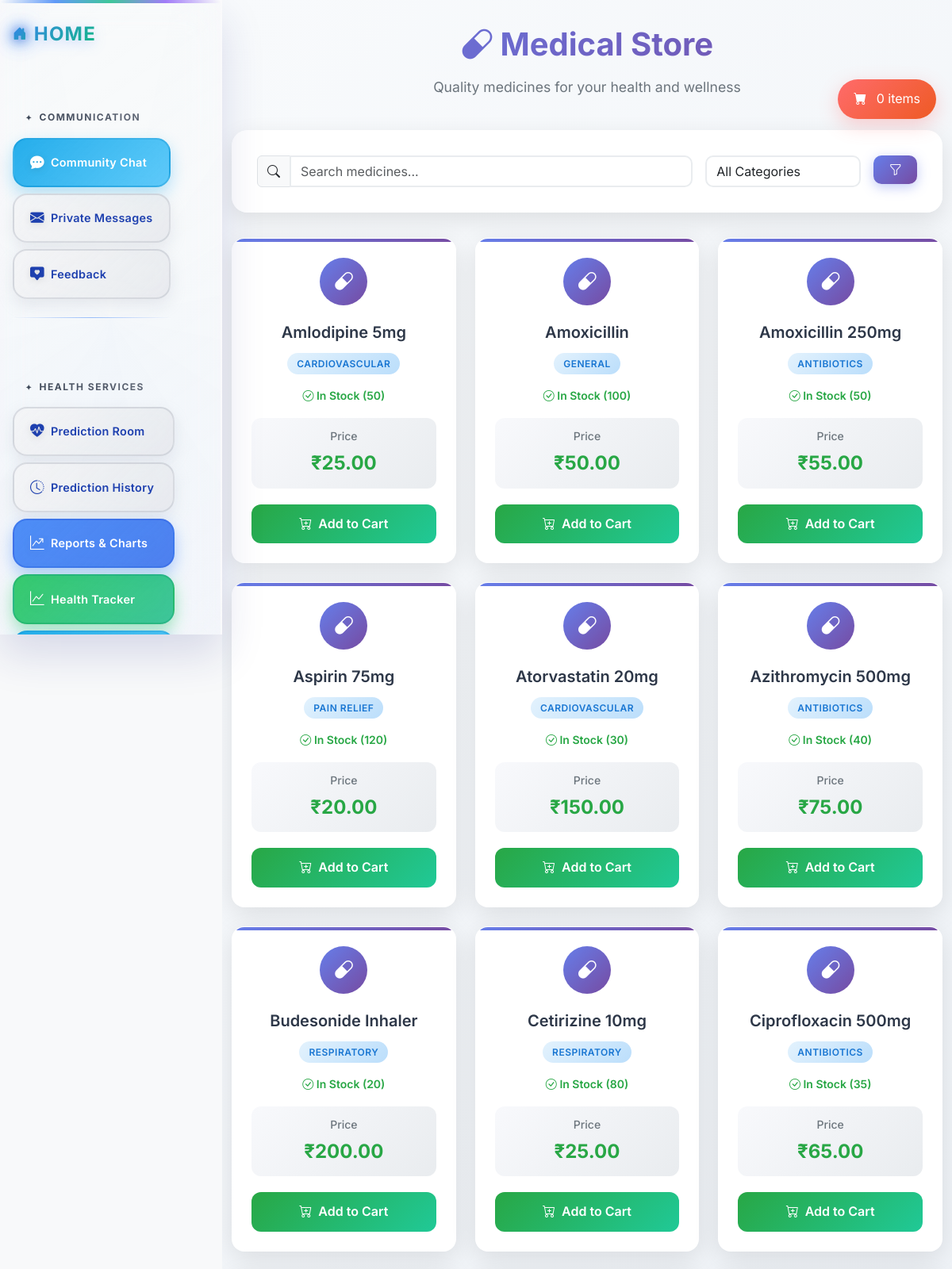
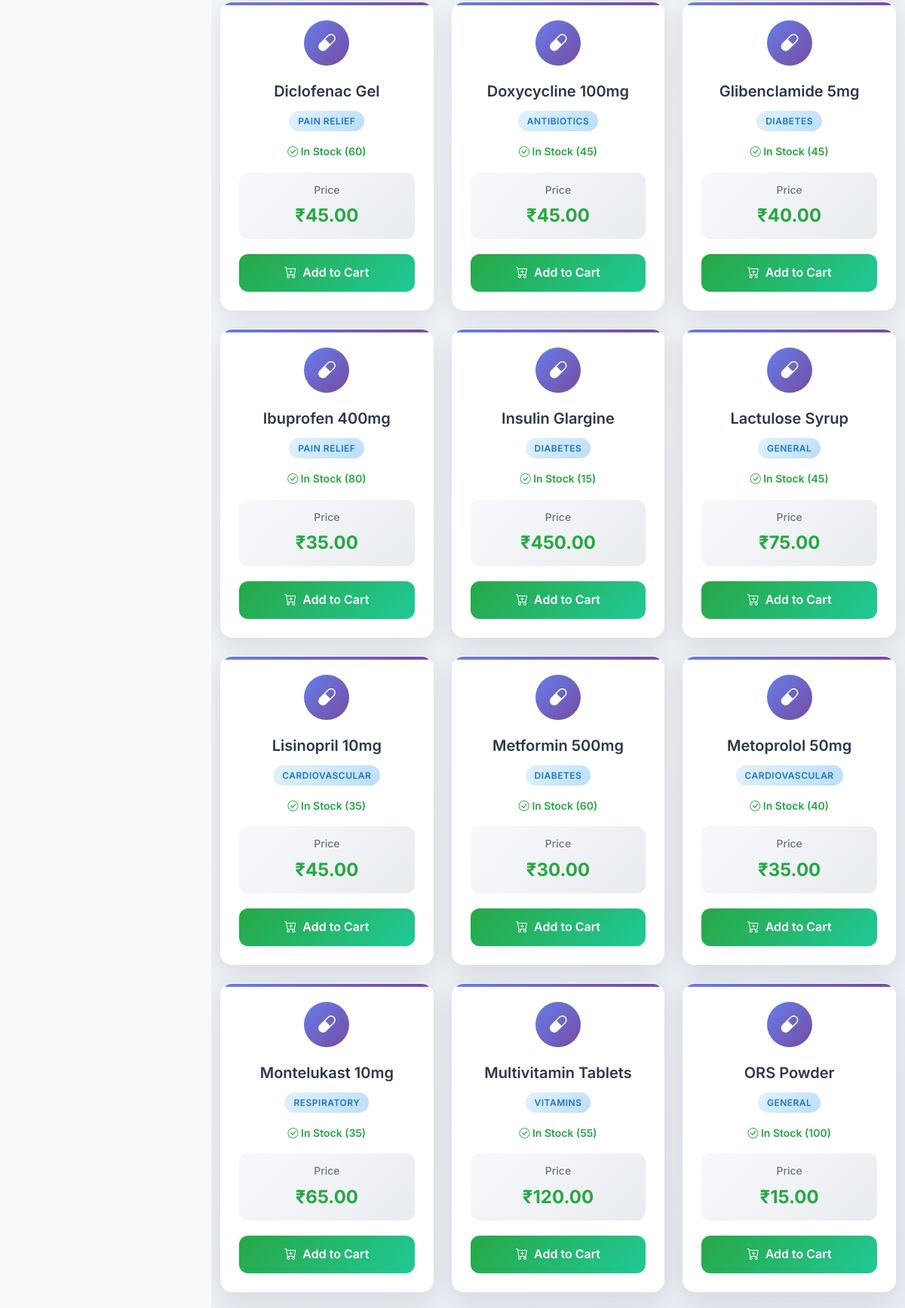
/store/medicines/ (signed in, upper part), run on the app's committed database (2 pictures, top to bottom).
### medical_store/models.py (models this page shows, shortened)
class Medicine(models.Model):
    name = models.CharField(max_length=200)
    price = models.DecimalField(max_digits=10, decimal_places=2)
    stock_quantity = models.PositiveIntegerField(default=100)
    category = models.CharField(max_length=100, default='General')
    manufacturer = models.CharField(max_length=200, blank=True, null=True)
    is_available = models.BooleanField(default=True)
    class Meta:
        ordering = ['name']

### medical_store/views.py (the view)
# urls.py: path("medicines/", views.medicine_list, name="medicine_list"),
@login_required
def medicine_list(request):
    search = request.GET.get('search', '')
    category = request.GET.get('category', '')
    medicines = Medicine.objects.filter(is_available=True)
    if search:
        medicines = medicines.filter(name__icontains=search)
    if category:
        medicines = medicines.filter(category=category)
    categories = Medicine.objects.values_list('category', flat=True).distinct()
    context = {
        'medicines': medicines,
        'search': search,
        'category': category,
        'categories': categories
    }
    return render(request, "medical_store/medicine_list.html", context)

### medical_store/templates/medical_store/medicine_list.html (shortened to what this page needs)
{% extends "base.html" %}
{% block content %}
<div class="medicine-store-container">
    <div class="container">
        <div class="section-header animate__animated animate__fadeInDown">
            <h2 class="section-title">
                <i class="bi bi-capsule"></i> Medical Store
            </h2>
            <p class="section-subtitle">Quality medicines for your health and wellness</p>
        </div>
        <div class="search-section animate__animated animate__fadeInUp">
            <form method="get" class="row g-3">
                <div class="col-md-8">
                    <div class="input-group">
                        <span class="input-group-text">
                            <i class="bi bi-search"></i>
                        </span>
                        <input type="text" name="search" class="form-control" placeholder="Search medicines..." value="{{ search }}">
                    </div>
                </div>
                <div class="col-md-3">
                    <select name="category" class="form-select">
                        <option value="">All Categories</option>
                    </select>
                </div>
                <div class="col-md-1">
                    <button type="submit" class="btn btn-primary w-100">
                        <i class="bi bi-funnel"></i>
                    </button>
                </div>
            </form>
        </div>
        <div class="row g-4">
            {% for medicine in medicines %}
            <div class="col-lg-4 col-md-6">
                <div class="medicine-card h-100 animate__animated animate__fadeInUp">
                    <div class="card-body d-flex flex-column justify-content-between p-4">
                        <div class="medicine-icon">
                            <i class="bi bi-capsule"></i>
                        </div>
                        <h5 class="medicine-name">{{ medicine.name }}</h5>
                        <div class="text-center">
                            <span class="medicine-category">{{ medicine.category }}</span>
                        </div>
                        <div class="stock-info">
                            {% if medicine.stock_quantity > 10 %}
                                <span class="stock-available">
                                    <i class="bi bi-check-circle"></i> In Stock ({{ medicine.stock_quantity }})
                                </span>
                            {% elif medicine.stock_quantity > 0 %}
                                <span class="stock-low">
                                    <i class="bi bi-exclamation-triangle"></i> Low Stock ({{ medicine.stock_quantity }})
                                </span>
                            {% else %}
                                <span class="stock-out">
                                    <i class="bi bi-x-circle"></i> Out of Stock
                                </span>
                            {% endif %}
                        </div>
                        <div class="price-container">
                            <div class="price-label">Price</div>
                            <div class="price-amount">₹{{ medicine.price }}</div>
                        </div>
                        <form method="post" action="{% url 'add_to_cart' medicine.id %}" class="add-to-cart-form">
                            <button type="submit" class="add-to-cart-btn"
                                    onclick="showAddToCartMessage('{{ medicine.name }}')">
                                <i class="bi bi-cart-plus"></i>
                                {% if medicine.stock_quantity == 0 %}
                                    Out of Stock
                                {% else %}
                                    Add to Cart
                                {% endif %}
                            </button>
                        </form>
                    </div>
                </div>
            </div>
            {% endfor %}
        </div>
    </div>
    <a href="{% url 'view_cart' %}" class="cart-badge text-decoration-none">
        <i class="bi bi-cart-fill me-2"></i>
        <span id="cart-count">0</span> items
    </a>
</div>
{% endblock %}

### templates/base.html (style rules this page uses)
:root { --bg-color: #f8f9fa; --text-color: #212529; --primary-gradient: linear-gradient(135deg, #667eea 0%, #764ba2 100%); --secondary-gradient: linear-gradient(135deg, #f093fb 0%, #f5576c 100%); --success-gradient: linear-gradient(135deg, #4facfe 0%, #00f2fe 100%); --warning-gradient: linear-gradient(135deg, #43e97b 0%, #38f9d7 100%); --danger-gradient: linear-gradient(135deg, #fa709a 0%, #fee140 100%); --card-shadow: 0 10px 30px rgba(0, 0, 0, 0.1); --card-shadow-hover: 0 20px 40px rgba(0, 0, 0, 0.15); --border-radius: 15px; --transition: all 0.3s cubic-bezier(0.4, 0, 0.2, 1); }
* { box-sizing: border-box; }
body { background: var(--bg-color); color: var(--text-color); transition: var(--transition); font-family: 'Inter', -apple-system, BlinkMacSystemFont, 'Segoe UI', sans-serif; line-height: 1.6; overflow-x: hidden; }
html { scroll-behavior: smooth; }
.btn { border-radius: 10px; font-weight: 500; transition: var(--transition); border: none; position: relative; overflow: hidden; }
.btn::before { content: ''; position: absolute; top: 0; left: -100%; width: 100%; height: 100%; background: linear-gradient(90deg, transparent, rgba(255,255,255,0.2), transparent); transition: left 0.5s; }
.btn-primary { background: var(--primary-gradient); box-shadow: 0 4px 15px rgba(102, 126, 234, 0.4); }
.form-control, .form-select { border-radius: 10px; border: 2px solid #e9ecef; transition: var(--transition); background: rgba(255, 255, 255, 0.9); }
body { margin: 0; padding: 0; position: relative; }

### medical_store/templates/medical_store/medicine_list.html (style rules this page uses)
.medicine-store-container { background: linear-gradient(135deg, #f8fafc 0%, #e2e8f0 100%); min-height: 100vh; padding: 2rem 0; }
.search-section { background: rgba(255, 255, 255, 0.95); backdrop-filter: blur(10px); border-radius: 20px; padding: 2rem; margin-bottom: 2rem; box-shadow: 0 10px 30px rgba(0, 0, 0, 0.1); }
.medicine-card { background: white; border-radius: 16px; box-shadow: 0 8px 32px rgba(0, 0, 0, 0.1); transition: all 0.3s cubic-bezier(0.4, 0, 0.2, 1); border: 1px solid rgba(255, 255, 255, 0.2); position: relative; overflow: hidden; height: 100%; }
.medicine-card::before { content: ''; position: absolute; top: 0; left: 0; right: 0; height: 4px; background: linear-gradient(90deg, #667eea 0%, #764ba2 100%); }
.medicine-icon { width: 60px; height: 60px; background: linear-gradient(135deg, #667eea 0%, #764ba2 100%); border-radius: 50%; display: flex; align-items: center; justify-content: center; margin: 0 auto 20px; color: white; font-size: 24px; }
.medicine-name { color: #2d3748; font-size: 1.25rem; font-weight: 600; margin-bottom: 12px; text-align: center; line-height: 1.4; }
.medicine-category { background: linear-gradient(135deg, #e3f2fd 0%, #bbdefb 100%); color: #1976d2; padding: 0.25rem 0.75rem; border-radius: 20px; font-size: 0.75rem; font-weight: 600; text-transform: uppercase; letter-spacing: 0.5px; margin-bottom: 1rem; display: inline-block; }
.price-container { background: linear-gradient(135deg, #f8f9fc 0%, #e9ecef 100%); border-radius: 12px; padding: 12px 16px; margin-bottom: 20px; text-align: center; position: relative; }
.price-label { color: #6c757d; font-size: 0.875rem; font-weight: 500; margin-bottom: 4px; }
.price-amount { color: #28a745; font-size: 1.5rem; font-weight: 700; }
.stock-info { font-size: 0.875rem; margin-bottom: 1rem; text-align: center; }
.stock-available { color: #28a745; font-weight: 600; }
.add-to-cart-btn { background: linear-gradient(135deg, #28a745 0%, #20c997 100%); border: none; border-radius: 12px; padding: 12px 24px; color: white; font-weight: 600; width: 100%; transition: all 0.3s ease; text-decoration: none; display: inline-flex; align-items: center; justify-content: center; gap: 8px; }
.section-header { text-align: center; margin-bottom: 40px; color: #2d3748; }
.section-title { font-size: 2.5rem; font-weight: 700; margin-bottom: 16px; background: linear-gradient(135deg, #667eea 0%, #764ba2 100%); -webkit-background-clip: text; -webkit-text-fill-color: transparent; background-clip: text; }
.section-subtitle { color: #6c757d; font-size: 1.1rem; font-weight: 400; }
.cart-badge { position: fixed; top: 100px; right: 20px; background: linear-gradient(135deg, #ff6b6b 0%, #ee5a24 100%); color: white; border-radius: 50px; padding: 12px 20px; box-shadow: 0 8px 24px rgba(255, 107, 107, 0.3); z-index: 1000; transition: all 0.3s ease; }

### data on the page
Medicine: name "Amlodipine 5mg", category "CARDIOVASCULAR", stock_quantity "50", price "25.00", shows "Add to Cart"
Medicine: name "Amoxicillin", category "GENERAL", stock_quantity "100", price "50.00", shows "Add to Cart"
Medicine: name "Amoxicillin 250mg", category "ANTIBIOTICS", stock_quantity "50", price "55.00", shows "Add to Cart"
Medicine: name "Aspirin 75mg", category "PAIN RELIEF", stock_quantity "120", price "20.00", shows "Add to Cart"
Medicine: name "Atorvastatin 20mg", category "CARDIOVASCULAR", stock_quantity "30", price "150.00", shows "Add to Cart"
Medicine: name "Azithromycin 500mg", category "ANTIBIOTICS", stock_quantity "40", price "75.00", shows "Add to Cart"
Medicine: name "Budesonide Inhaler", category "RESPIRATORY", stock_quantity "20", price "200.00", shows "Add to Cart"
Medicine: name "Cetirizine 10mg", category "RESPIRATORY", stock_quantity "80", price "25.00", shows "Add to Cart"
Medicine: name "Ciprofloxacin 500mg", category "ANTIBIOTICS", stock_quantity "35", price "65.00", shows "Add to Cart"
Medicine: name "Diclofenac Gel", category "PAIN RELIEF", stock_quantity "60", price "45.00", shows "Add to Cart"
Medicine: name "Doxycycline 100mg", category "ANTIBIOTICS", stock_quantity "45", price "45.00", shows "Add to Cart"
Medicine: name "Glibenclamide 5mg", category "DIABETES", stock_quantity "45", price "40.00", shows "Add to Cart"
Medicine: name "Ibuprofen 400mg", category "PAIN RELIEF", stock_quantity "80", price "35.00", shows "Add to Cart"
Medicine: name "Insulin Glargine", category "DIABETES", stock_quantity "15", price "450.00", shows "Add to Cart"
Medicine: name "Lactulose Syrup", category "GENERAL", stock_quantity "45", price "75.00", shows "Add to Cart"
Medicine: name "Lisinopril 10mg", category "CARDIOVASCULAR", stock_quantity "35", price "45.00", shows "Add to Cart"
Medicine: name "Metformin 500mg", category "DIABETES", stock_quantity "60", price "30.00", shows "Add to Cart"
Medicine: name "Metoprolol 50mg", category "CARDIOVASCULAR", stock_quantity "40", price "35.00", shows "Add to Cart"
Medicine: name "Montelukast 10mg", category "RESPIRATORY", stock_quantity "35", price "65.00", shows "Add to Cart"
Medicine: name "Multivitamin Tablets", category "VITAMINS", stock_quantity "55", price "120.00", shows "Add to Cart"
Medicine: name "ORS Powder", category "GENERAL", stock_quantity "100", price "15.00", shows "Add to Cart"
